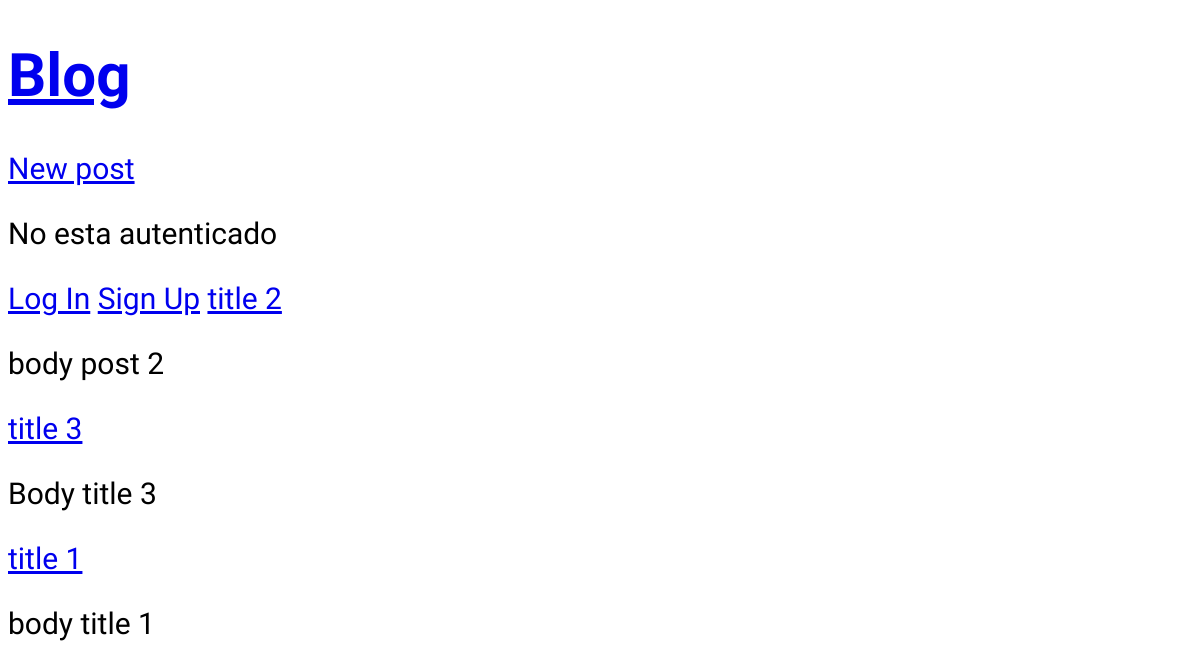
The page / on the database its author committed.
### blogs/models.py (models this page shows, shortened)
class Post(models.Model):
    title = models.CharField(max_length=200)
    body = models.TextField()
    author = models.ForeignKey("auth.User",
         on_delete = models.CASCADE,
         )

### blogs/views.py (the view)
# urls.py: path("", BlogListView.as_view(), name="home"),
class BlogListView(ListView):
    model = Post
    template_name = "home.html"

### templates/home.html
{% extends "base.html" %}
{% block content %}
    {% for post in post_list %}
        <a href="{% url 'post_detail' post.pk %}"> {{ post.title }} </a>
        <p>{{ post.body }}</p>
    {% endfor %}
{% endblock content %}

### static/css/base.css (style rules this page uses)
body { font-family: "Lilita One", sans-serif; font-weight: 400; font-style: normal; font-size: 30px; }

### rows shown on the page
Post: title "title 2", body "body post 2"
Post: title "title 3", body "Body title 3"
Post: title "title 1", body "body title 1"
